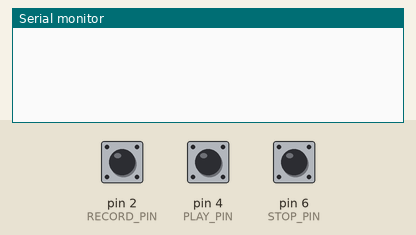
Simulated run of this sketch. Board: Arduino Uno, built with avr-gcc and run on an emulated ATmega328P. On the bench: the last lines printed to the serial monitor. The inputs (shaded band) are chosen by the test bench; at power-on: pin 2 (RECORD_PIN) HIGH, pin 4 (PLAY_PIN) HIGH, pin 6 (STOP_PIN) HIGH.

Above: at 1.2 s.
1.3 s: pin 2 (RECORD_PIN) pulled LOW for 0.15 s
At 2.1 s:
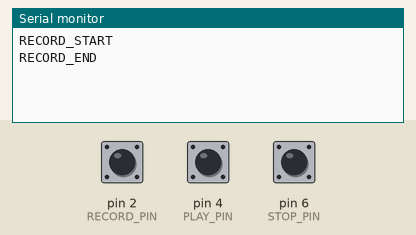
2.9 s: pin 4 (PLAY_PIN) pulled LOW for 0.15 s
At 3.8 s:
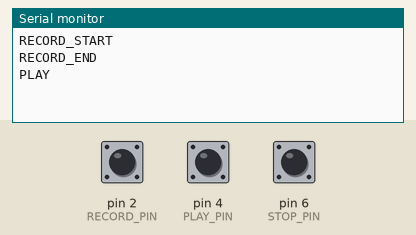
4.5 s: pin 6 (STOP_PIN) pulled LOW for 0.15 s
At 5.1 s:
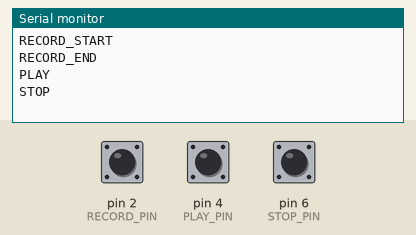

The sketch:

Buttons.ino
```cpp
#include <Bounce.h>

constexpr int RECORD_PIN = 2;
constexpr int PLAY_PIN   = 4;
constexpr int STOP_PIN   = 6;
constexpr int DEBOUNCE_MS = 20;

Bounce recordButton(RECORD_PIN, DEBOUNCE_MS);
Bounce playButton(PLAY_PIN, DEBOUNCE_MS);
Bounce stopButton(STOP_PIN, DEBOUNCE_MS);

void setup() {
  pinMode(RECORD_PIN, INPUT_PULLUP);
  pinMode(PLAY_PIN, INPUT_PULLUP);
  pinMode(STOP_PIN, INPUT_PULLUP);

  Serial.begin(115200);
}

void loop() {
  recordButton.update();
  playButton.update();
  stopButton.update();

  if (recordButton.fallingEdge()) {
    Serial.println("RECORD_START");
  }

  if (recordButton.risingEdge()) {
    Serial.println("RECORD_END");
  }

  if (playButton.fallingEdge()) {
    Serial.println("PLAY");
  }

  if (stopButton.fallingEdge()) {
    Serial.println("STOP");
  }
}
```

Measured:
- after the input at 1.3 s, the serial monitor: prints a new line at once (image 1)
- after the input at 2.9 s, the serial monitor: prints a new line at once (image 2)
- after the input at 4.5 s, the serial monitor: prints a new line at once (image 3)
